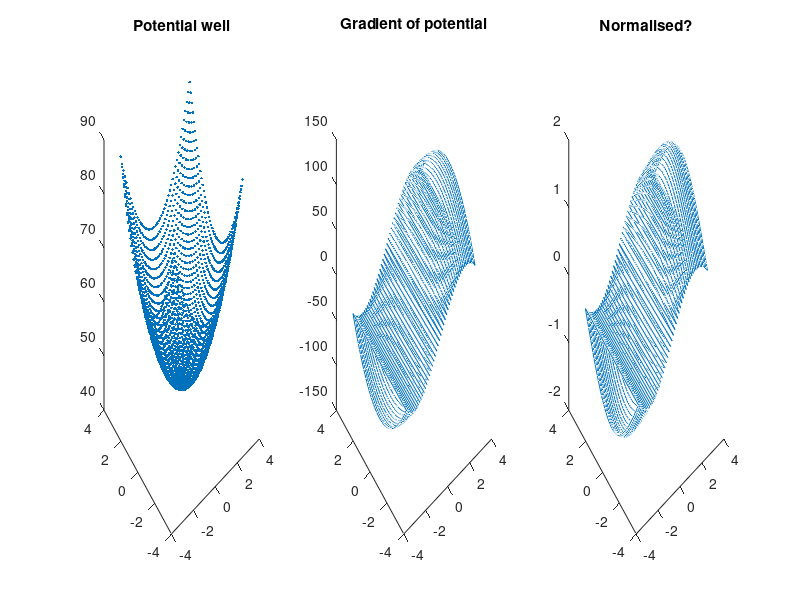

The MATLAB source for this figure: (Note: this script raises an error after producing the figure.)
[x,y] = meshgrid(linspace(-pi,pi,50),linspace(-pi,pi,50));
coords = [];
for i = 1:size(x,1)^2
    coords = [coords, [x(i);y(i)]];
end
location = [-5,0;5,0];
width = [1,1];
depth = [1,1];

fx = 0;
fy = 0;
fn = 0;
for j = 1:length(width)
%     stim = depth(j)*exp(-0.5*((coords(1,:)-location(j,1)).^2+...
%             (coords(2,:)-location(j,2)).^2)/width(j));
    stim = (coords(1,:)/width(j) + location(j,1)).^2 + ...
        (coords(2,:)/width(j) + location(j,2)).^2 - depth(j);
    fx = fx + stim.*(-(coords(1,:)-location(j,1))/width(j));
    fy = fy + stim.*(-(coords(2,:)-location(j,2))/width(j));
    fn = fn + stim;
end
f = [fx;fy]./fn;


figure
subplot(1,3,1)
plot3(coords(1,:),coords(2,:),fn,'.')
title('Potential well')

subplot(1,3,2)
plot3(coords(1,:),coords(2,:),fx)
title('Gradient of potential')

subplot(1,3,3)
plot3(coords(1,:),coords(2,:),fx./fn)
title('Normalised?')

sgtitle(['width: ', num2str(width),', depth: ', num2str(depth)])


%% Assigment lol
eps = 8.85*10^-12;
9.109*10^-31;
c = 3*10^8;
g = 10^5;
e = 1.602*10^-19;
me = 9.109*10^-31;
B = 1*10^-9;
6*pi*eps*me^3*c^3/(e^4*g*B^2) / (60*60*24*365)


%%
figure
bounds = 2;
[x,y] = meshgrid(linspace(-bounds,bounds,50),linspace(-bounds,bounds,50));
coords = [];
for i = 1:size(x,1)^2
    coords = [coords, [x(i);y(i)]];
end
location = [0;0];
width = 1;
depth = 2;
z = (coords(1,:)/width - location(1)).^2 + (coords(2,:)/width - location(2)).^2 - depth;
zgrad = 2*depth/width * (coords/width - location);

plot3(coords(1,:),coords(2,:),sum(zgrad,1).*(z<=0),'.','markersize',5)
title(['width: ', num2str(width),', depth: ', num2str(depth)])

